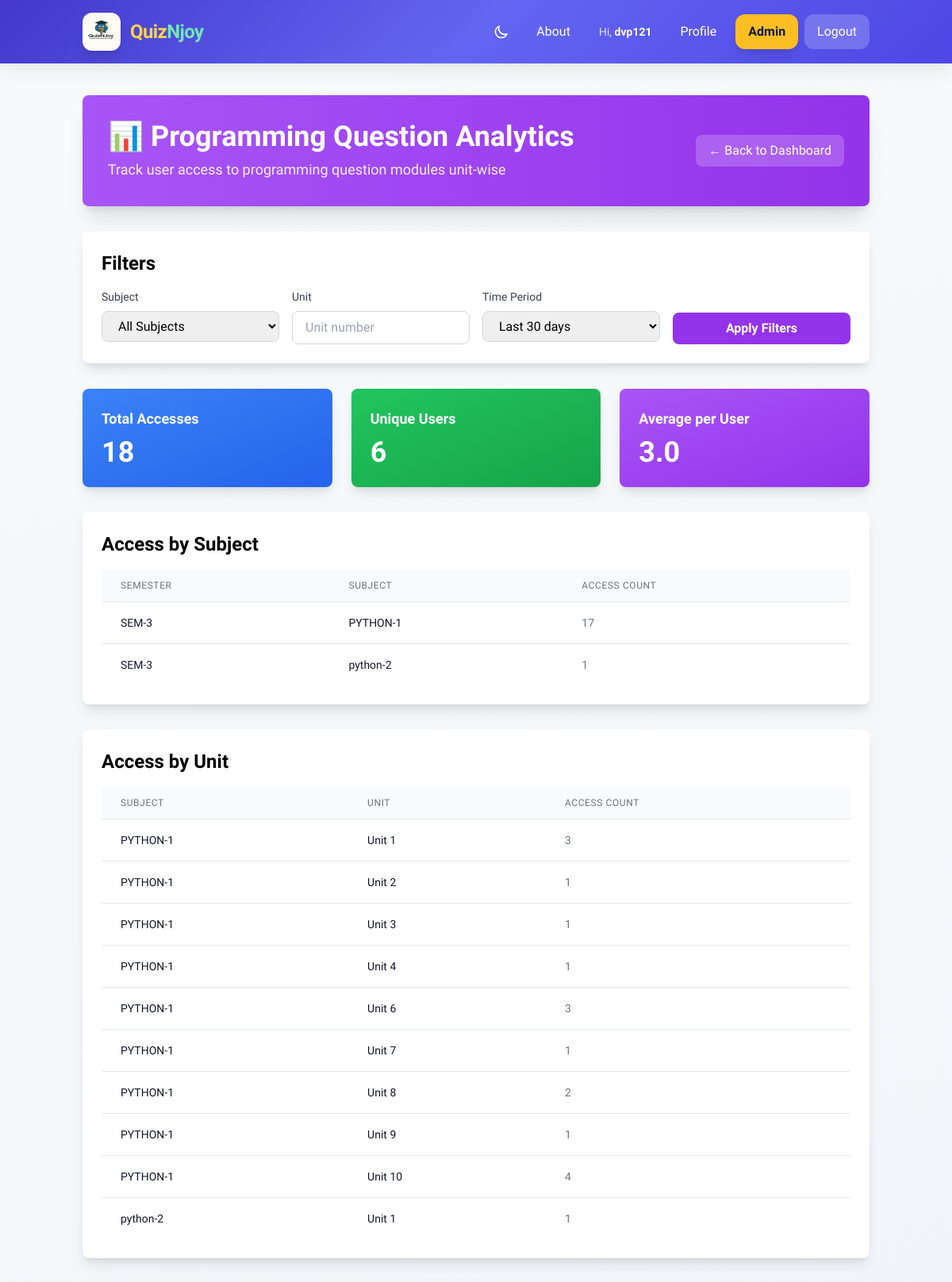
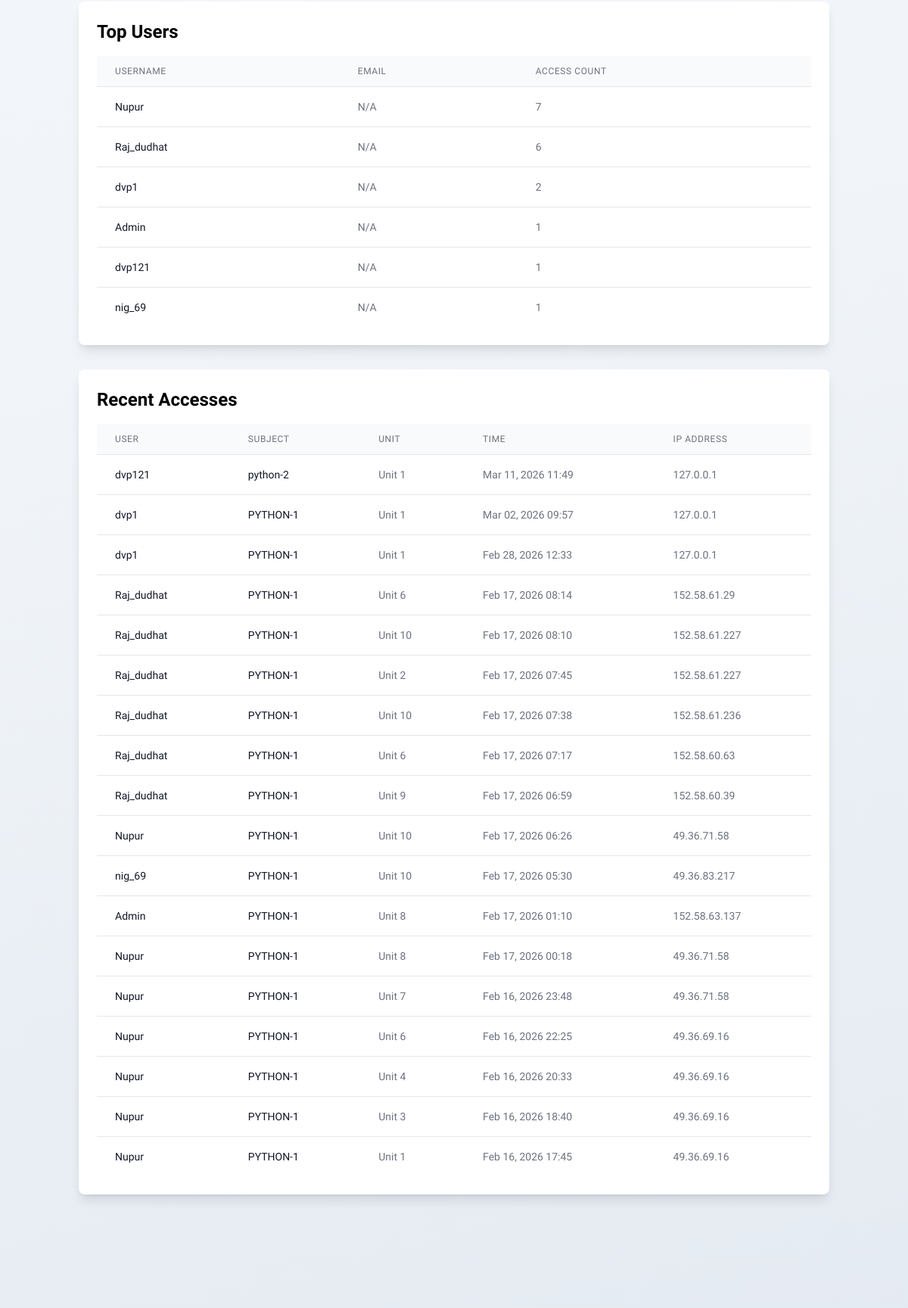
Page /semesters/admin/programming-question-analytics/ (signed in, upper part) on the committed database (2 pictures, top to bottom).
### semesters/models.py (models this page shows, shortened)
class Subject(models.Model):
    semester = models.ForeignKey(Semester, on_delete=models.CASCADE, related_name='subjects')
    name = models.CharField(max_length=200)
    code = models.CharField(max_length=20, blank=True)
    created_at = models.DateTimeField(auto_now_add=True)
    class Meta:
        ordering = ['semester', 'name']
        unique_together = ['semester', 'name']

class ProgrammingQuestionAccess(models.Model):
    user = models.ForeignKey('auth.User', on_delete=models.CASCADE, related_name='programming_question_accesses')
    subject = models.ForeignKey(Subject, on_delete=models.CASCADE, related_name='programming_accesses')
    unit = models.IntegerField()
    accessed_at = models.DateTimeField(auto_now_add=True)
    ip_address = models.GenericIPAddressField(null=True, blank=True)
    user_agent = models.CharField(max_length=255, blank=True)
    class Meta:
        ordering = ['-accessed_at']
        indexes = [
            models.Index(fields=['user', 'subject', 'unit']),
            models.Index(fields=['-accessed_at']),
        ]
        verbose_name = 'Programming Question Access'
        verbose_name_plural = 'Programming Question Accesses'

### semesters/views.py (the view)
# urls.py: path('admin/programming-question-analytics/', views.programming_question_analytics, name='programming_question_analytics'),
@staff_member_required
def programming_question_analytics(request):
    subject_id = request.GET.get('subject', '')
    unit = request.GET.get('unit', '')
    days = int(request.GET.get('days', 30))  # Default: last 30 days
    accesses = ProgrammingQuestionAccess.objects.all()
    if subject_id:
        accesses = accesses.filter(subject_id=subject_id)
    if unit:
        accesses = accesses.filter(unit=unit)
    date_from = timezone.now() - timedelta(days=days)
    accesses = accesses.filter(accessed_at__gte=date_from)
    subjects = Subject.objects.all().order_by('semester', 'name')
    total_accesses = accesses.count()
    unique_users = accesses.values('user').distinct().count()
    avg_per_user = round(total_accesses / unique_users, 1) if unique_users > 0 else 0
    access_by_subject = accesses.values('subject__name', 'subject__semester__name').annotate(
        count=Count('id')
    ).order_by('-count')
    if subject_id:
        access_by_unit = accesses.filter(subject_id=subject_id).values('unit').annotate(
            count=Count('id')
        ).order_by('unit')
    else:
        access_by_unit = accesses.values('subject__name', 'unit').annotate(
            count=Count('id')
        ).order_by('subject__name', 'unit')
    access_by_user = accesses.values('user__username', 'user__email').annotate(
        count=Count('id')
    ).order_by('-count')[:20]  # Top 20 users
    recent_accesses = accesses.select_related('user', 'subject').order_by('-accessed_at')[:50]
    daily_trend = []
    for i in range(days):
        date = timezone.now() - timedelta(days=i)
        count = accesses.filter(
            accessed_at__date=date.date()
        ).count()
        daily_trend.append({
            'date': date.date(),
            'count': count
        })
    daily_trend.reverse()  # Show oldest to newest
    context = {
        'subjects': subjects,
        'selected_subject_id': subject_id,
        'selected_unit': unit,
        'selected_days': days,
        'total_accesses': total_accesses,
        'unique_users': unique_users,
        'avg_per_user': avg_per_user,
        'access_by_subject': access_by_subject,
        'access_by_unit': access_by_unit,
        'access_by_user': access_by_user,
        'recent_accesses': recent_accesses,
        'daily_trend': daily_trend,
    }
    return render(request, 'semesters/programming_question_analytics.html', context)

### templates/semesters/programming_question_analytics.html (shortened to what this page needs)
{% extends 'base.html' %}
{% block content %}
<div class="max-w-7xl mx-auto">
    <div class="bg-gradient-to-r from-purple-500 to-purple-600 text-white rounded-lg shadow-xl p-8 mb-8">
        <div class="flex items-center justify-between">
            <div>
                <h1 class="text-4xl font-bold mb-2">📊 Programming Question Analytics</h1>
                <p class="text-lg opacity-90">Track user access to programming question modules unit-wise</p>
            </div>
            <a href="{% url 'semesters:admin_dashboard' %}" class="bg-white bg-opacity-20 hover:bg-opacity-30 px-4 py-2 rounded-lg transition">
                ← Back to Dashboard
            </a>
        </div>
    </div>
    <div class="bg-white rounded-lg shadow-lg p-6 mb-8">
        <h2 class="text-2xl font-bold mb-4">Filters</h2>
        <form method="get" class="grid grid-cols-1 md:grid-cols-4 gap-4">
            <div>
                <label class="block text-sm font-medium text-gray-700 mb-2">Subject</label>
                <select name="subject" class="w-full border border-gray-300 rounded-lg px-4 py-2 focus:ring-2 focus:ring-purple-500 focus:border-transparent">
                    <option value="">All Subjects</option>
                </select>
            </div>
            <div>
                <label class="block text-sm font-medium text-gray-700 mb-2">Unit</label>
                <input type="number" name="unit" value="{{ selected_unit }}" placeholder="Unit number"
                       class="w-full border border-gray-300 rounded-lg px-4 py-2 focus:ring-2 focus:ring-purple-500 focus:border-transparent">
            </div>
            <div>
                <label class="block text-sm font-medium text-gray-700 mb-2">Time Period</label>
                <select name="days" class="w-full border border-gray-300 rounded-lg px-4 py-2 focus:ring-2 focus:ring-purple-500 focus:border-transparent">
                    <option value="30" {% if selected_days == 30 %}selected{% endif %}>Last 30 days</option>
                </select>
            </div>
            <div class="flex items-end">
                <button type="submit" class="w-full bg-purple-600 hover:bg-purple-700 text-white font-semibold py-2 px-6 rounded-lg transition">
                    Apply Filters
                </button>
            </div>
        </form>
    </div>
    <div class="grid grid-cols-1 md:grid-cols-3 gap-6 mb-8">
        <div class="bg-gradient-to-br from-blue-500 to-blue-600 text-white p-6 rounded-lg shadow-lg">
            <h3 class="text-lg font-semibold mb-2">Total Accesses</h3>
            <p class="text-4xl font-bold">{{ total_accesses }}</p>
        </div>
        <div class="bg-gradient-to-br from-green-500 to-green-600 text-white p-6 rounded-lg shadow-lg">
            <h3 class="text-lg font-semibold mb-2">Unique Users</h3>
            <p class="text-4xl font-bold">{{ unique_users }}</p>
        </div>
        <div class="bg-gradient-to-br from-purple-500 to-purple-600 text-white p-6 rounded-lg shadow-lg">
            <h3 class="text-lg font-semibold mb-2">Average per User</h3>
            <p class="text-4xl font-bold">{{ avg_per_user }}</p>
        </div>
    </div>
    <div class="bg-white rounded-lg shadow-lg p-6 mb-8">
        <h2 class="text-2xl font-bold mb-4">Access by Subject</h2>
        {% if access_by_subject %}
        <div class="overflow-x-auto">
            <table class="min-w-full divide-y divide-gray-200">
                <thead class="bg-gray-50">
                    <tr>
                        <th class="px-6 py-3 text-left text-xs font-medium text-gray-500 uppercase tracking-wider">Semester</th>
                        <th class="px-6 py-3 text-left text-xs font-medium text-gray-500 uppercase tracking-wider">Subject</th>
                        <th class="px-6 py-3 text-left text-xs font-medium text-gray-500 uppercase tracking-wider">Access Count</th>
                    </tr>
                </thead>
                <tbody class="bg-white divide-y divide-gray-200">
                    {% for item in access_by_subject %}
                    <tr>
                        <td class="px-6 py-4 whitespace-nowrap text-sm text-gray-900">{{ item.subject__semester__name }}</td>
                        <td class="px-6 py-4 whitespace-nowrap text-sm font-medium text-gray-900">{{ item.subject__name }}</td>
                        <td class="px-6 py-4 whitespace-nowrap text-sm text-gray-500">{{ item.count }}</td>
                    </tr>
                    {% endfor %}
                </tbody>
            </table>
        </div>
        {% else %}
        <p class="text-gray-500">No data available for the selected filters.</p>
        {% endif %}
    </div>
    <div class="bg-white rounded-lg shadow-lg p-6 mb-8">
        <h2 class="text-2xl font-bold mb-4">Access by Unit</h2>
        {% if access_by_unit %}
        <div class="overflow-x-auto">
            <table class="min-w-full divide-y divide-gray-200">
                <thead class="bg-gray-50">
                    <tr>
                        {% if not selected_subject_id %}
                        <th class="px-6 py-3 text-left text-xs font-medium text-gray-500 uppercase tracking-wider">Subject</th>
                        {% endif %}
                        <th class="px-6 py-3 text-left text-xs font-medium text-gray-500 uppercase tracking-wider">Unit</th>
                        <th class="px-6 py-3 text-left text-xs font-medium text-gray-500 uppercase tracking-wider">Access Count</th>
                    </tr>
                </thead>
                <tbody class="bg-white divide-y divide-gray-200">
                    {% for item in access_by_unit %}
                    <tr>
                        {% if not selected_subject_id %}
                        <td class="px-6 py-4 whitespace-nowrap text-sm text-gray-900">{{ item.subject__name }}</td>
                        {% endif %}
                        <td class="px-6 py-4 whitespace-nowrap text-sm font-medium text-gray-900">Unit {{ item.unit }}</td>
                        <td class="px-6 py-4 whitespace-nowrap text-sm text-gray-500">{{ item.count }}</td>
                    </tr>
                    {% endfor %}
                </tbody>
            </table>
        </div>
        {% else %}
        <p class="text-gray-500">No data available for the selected filters.</p>
        {% endif %}
    </div>
    <div class="bg-white rounded-lg shadow-lg p-6 mb-8">
        <h2 class="text-2xl font-bold mb-4">Top Users</h2>
        {% if access_by_user %}
        <div class="overflow-x-auto">
            <table class="min-w-full divide-y divide-gray-200">
                <thead class="bg-gray-50">
                    <tr>
                        <th class="px-6 py-3 text-left text-xs font-medium text-gray-500 uppercase tracking-wider">Username</th>
                        <th class="px-6 py-3 text-left text-xs font-medium text-gray-500 uppercase tracking-wider">Email</th>
                        <th class="px-6 py-3 text-left text-xs font-medium text-gray-500 uppercase tracking-wider">Access Count</th>
                    </tr>
                </thead>
                <tbody class="bg-white divide-y divide-gray-200">
                    {% for item in access_by_user %}
                    <tr>
                        <td class="px-6 py-4 whitespace-nowrap text-sm font-medium text-gray-900">{{ item.user__username }}</td>
                        <td class="px-6 py-4 whitespace-nowrap text-sm text-gray-500">{{ item.user__email|default:"N/A" }}</td>
                        <td class="px-6 py-4 whitespace-nowrap text-sm text-gray-500">{{ item.count }}</td>
                    </tr>
                    {% endfor %}
                </tbody>
            </table>
        </div>
        {% else %}
        <p class="text-gray-500">No data available.</p>
        {% endif %}
    </div>
    <div class="bg-white rounded-lg shadow-lg p-6 mb-8">
        <h2 class="text-2xl font-bold mb-4">Recent Accesses</h2>
        {% if recent_accesses %}
        <div class="overflow-x-auto">
            <table class="min-w-full divide-y divide-gray-200">
                <thead class="bg-gray-50">
                    <tr>
                        <th class="px-6 py-3 text-left text-xs font-medium text-gray-500 uppercase tracking-wider">User</th>
                        <th class="px-6 py-3 text-left text-xs font-medium text-gray-500 uppercase tracking-wider">Subject</th>
                        <th class="px-6 py-3 text-left text-xs font-medium text-gray-500 uppercase tracking-wider">Unit</th>
                        <th class="px-6 py-3 text-left text-xs font-medium text-gray-500 uppercase tracking-wider">Time</th>
                        <th class="px-6 py-3 text-left text-xs font-medium text-gray-500 uppercase tracking-wider">IP Address</th>
                    </tr>
                </thead>
                <tbody class="bg-white divide-y divide-gray-200">
                    {% for access in recent_accesses %}
                    <tr>
                        <td class="px-6 py-4 whitespace-nowrap text-sm font-medium text-gray-900">{{ access.user.username }}</td>
                        <td class="px-6 py-4 whitespace-nowrap text-sm text-gray-900">{{ access.subject.name }}</td>
                        <td class="px-6 py-4 whitespace-nowrap text-sm text-gray-500">Unit {{ access.unit }}</td>
                        <td class="px-6 py-4 whitespace-nowrap text-sm text-gray-500">{{ access.accessed_at|date:"M d, Y H:i" }}</td>
                        <td class="px-6 py-4 whitespace-nowrap text-sm text-gray-500">{{ access.ip_address|default:"N/A" }}</td>
                    </tr>
                    {% endfor %}
                </tbody>
            </table>
        </div>
        {% else %}
        <p class="text-gray-500">No recent accesses found.</p>
        {% endif %}
    </div>
</div>
{% endblock %}

### templates/base.html (shortened to what this page needs)
<!DOCTYPE html>
<html lang="en" class="scroll-smooth">
<head>
    <script src="https://cdn.tailwindcss.com"></script>
    <link rel="stylesheet" href="https://cdn.jsdelivr.net/npm/katex@0.16.9/dist/katex.min.css">
</head>
<body class="dark:bg-slate-900 dark:text-slate-200">
    {% load static %}
    <nav class="nav-glass text-white sticky top-0 z-50 backdrop-blur-md">
        <div class="container mx-auto px-4">
            <div class="flex justify-between items-center py-3 md:py-4">
                <a href="{% url 'home' %}" class="flex items-center gap-2 md:gap-3 group">
                    <img src="{% static 'images/logo.png' %}" alt="QuizNJoy Logo" class="h-10 w-10 md:h-12 md:w-12 rounded-xl group-hover:scale-105 transition-transform duration-300 shadow-lg">
                    <span class="text-xl md:text-2xl font-extrabold tracking-tight">
                        <span class="text-amber-300">Quiz</span><span class="text-emerald-300">Njoy</span>
                    </span>
                </a>
                <div class="hidden md:flex items-center gap-2">
                    <button type="button" id="dark-mode-toggle" class="p-2.5 rounded-xl hover:bg-white/15 transition focus:outline-none focus:ring-2 focus:ring-white/50" aria-label="Toggle dark mode">
                        <svg id="icon-moon" class="w-5 h-5" fill="none" stroke="currentColor" viewBox="0 0 24 24"><path stroke-linecap="round" stroke-linejoin="round" stroke-width="2" d="M20.354 15.354A9 9 0 018.646 3.646 9.003 9.003 0 0012 21a9.003 9.003 0 008.354-5.646z"/></svg>
                    </button>
                    <a href="{% url 'quiz:about_us' %}" class="btn-nav px-4 py-2.5 rounded-xl font-medium">About</a>
                    {% if user.is_authenticated %}
                        <span class="px-3 py-2 text-sm text-white/80">Hi, <span class="font-semibold text-white">{{ user.username }}</span></span>
                        <a href="{% url 'accounts:profile' %}" class="btn-nav px-4 py-2.5 rounded-xl font-medium">Profile</a>
                        {% if user.is_staff %}
                            <a href="{% url 'semesters:admin_dashboard' %}" class="bg-amber-400 hover:bg-amber-500 text-gray-900 px-4 py-2.5 rounded-xl font-semibold transition shadow-lg">Admin</a>
                        {% endif %}
                        <a href="{% url 'accounts:logout' %}" class="bg-white/20 hover:bg-red-500/90 px-4 py-2.5 rounded-xl font-medium transition">Logout</a>
                    {% else %}
                        <a href="{% url 'accounts:login' %}" class="btn-nav px-4 py-2.5 rounded-xl font-medium">Login</a>
                        <a href="{% url 'accounts:signup' %}" class="bg-emerald-400 hover:bg-emerald-500 text-gray-900 px-4 py-2.5 rounded-xl font-semibold transition shadow-lg">Sign Up</a>
                    {% endif %}
                </div>
            </div>
        </div>
    </nav>
    <main class="container mx-auto px-3 sm:px-4 py-6 md:py-10">
        {% block content %}
        {% endblock %}
    </main>
</body>
</html>

### rows in the picture
Subject: subject__name "PYTHON-1", unit "1", count "3"
Subject: subject__name "python-2", unit "1", count "1"
ProgrammingQuestionAccess: user.username "dvp121", subject.name "python-2", unit "1", accessed_at "Mar 11, 2026 11:49", ip_address "127.0.0.1"
ProgrammingQuestionAccess: user.username "dvp1", subject.name "PYTHON-1", unit "1", accessed_at "Mar 02, 2026 09:57", ip_address "127.0.0.1"
ProgrammingQuestionAccess: user.username "dvp1", subject.name "PYTHON-1", unit "1", accessed_at "Feb 28, 2026 12:33", ip_address "127.0.0.1"
ProgrammingQuestionAccess: user.username "Raj_dudhat", subject.name "PYTHON-1", unit "6", accessed_at "Feb 17, 2026 08:14", ip_address "152.58.61.29"
ProgrammingQuestionAccess: user.username "Raj_dudhat", subject.name "PYTHON-1", unit "10", accessed_at "Feb 17, 2026 08:10", ip_address "152.58.61.227"
ProgrammingQuestionAccess: user.username "Raj_dudhat", subject.name "PYTHON-1", unit "2", accessed_at "Feb 17, 2026 07:45", ip_address "152.58.61.227"
ProgrammingQuestionAccess: user.username "Raj_dudhat", subject.name "PYTHON-1", unit "10", accessed_at "Feb 17, 2026 07:38", ip_address "152.58.61.236"
ProgrammingQuestionAccess: user.username "Raj_dudhat", subject.name "PYTHON-1", unit "6", accessed_at "Feb 17, 2026 07:17", ip_address "152.58.60.63"
ProgrammingQuestionAccess: user.username "Raj_dudhat", subject.name "PYTHON-1", unit "9", accessed_at "Feb 17, 2026 06:59", ip_address "152.58.60.39"
ProgrammingQuestionAccess: user.username "Nupur", subject.name "PYTHON-1", unit "10", accessed_at "Feb 17, 2026 06:26", ip_address "49.36.71.58"
ProgrammingQuestionAccess: user.username "nig_69", subject.name "PYTHON-1", unit "10", accessed_at "Feb 17, 2026 05:30", ip_address "49.36.83.217"
ProgrammingQuestionAccess: user.username "Admin", subject.name "PYTHON-1", unit "8", accessed_at "Feb 17, 2026 01:10", ip_address "152.58.63.137"
ProgrammingQuestionAccess: user.username "Nupur", subject.name "PYTHON-1", unit "8", accessed_at "Feb 17, 2026 00:18", ip_address "49.36.71.58"
ProgrammingQuestionAccess: user.username "Nupur", subject.name "PYTHON-1", unit "7", accessed_at "Feb 16, 2026 23:48", ip_address "49.36.71.58"
ProgrammingQuestionAccess: user.username "Nupur", subject.name "PYTHON-1", unit "6", accessed_at "Feb 16, 2026 22:25", ip_address "49.36.69.16"
ProgrammingQuestionAccess: user.username "Nupur", subject.name "PYTHON-1", unit "4", accessed_at "Feb 16, 2026 20:33", ip_address "49.36.69.16"
ProgrammingQuestionAccess: user.username "Nupur", subject.name "PYTHON-1", unit "3", accessed_at "Feb 16, 2026 18:40", ip_address "49.36.69.16"
ProgrammingQuestionAccess: user.username "Nupur", subject.name "PYTHON-1", unit "1", accessed_at "Feb 16, 2026 17:45", ip_address "49.36.69.16"

### other values in the picture
{{ user.username }} "dvp121"
{{ total_accesses }} "18"
{{ unique_users }} "6"
{{ avg_per_user }} "3.0"
{{ item.subject__semester__name }} "SEM-3" "SEM-3"
{{ item.subject__name }} "PYTHON-1" "python-2"
{{ item.count }} "17" "1"
{{ item.subject__name }} "PYTHON-1" "PYTHON-1" "PYTHON-1" "PYTHON-1" "PYTHON-1" "PYTHON-1" "PYTHON-1" "PYTHON-1"
{{ item.unit }} "2" "3" "4" "6" "7" "8" "9" "10"
{{ item.count }} "1" "1" "1" "3" "1" "2" "1" "4"
{{ item.user__username }} "Nupur"
{{ item.user__email|default:"N/A" }} "N/A"
{{ item.count }} "7"
{{ item.user__username }} "Raj_dudhat"
{{ item.count }} "6"
